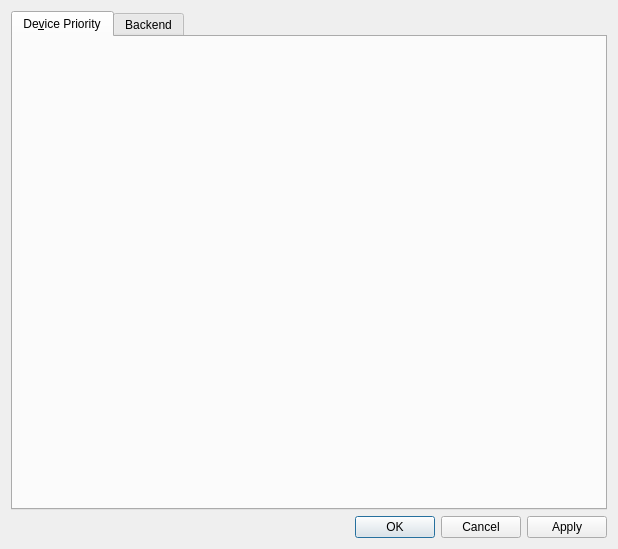
<?xml version="1.0" encoding="UTF-8"?>
<ui version="4.0">
 <class>Settings</class>
 <widget class="QDialog" name="Settings">
  <property name="geometry">
   <rect>
    <x>0</x>
    <y>0</y>
    <width>618</width>
    <height>549</height>
   </rect>
  </property>
  <property name="windowTitle">
   <string>Dialog</string>
  </property>
  <layout class="QVBoxLayout" name="verticalLayout">
   <item>
    <widget class="QTabWidget" name="tabs">
     <property name="windowTitle">
      <string>Multimedia Settings</string>
     </property>
     <property name="windowIcon">
      <iconset theme="preferences-desktop-sound">
       <normaloff>.</normaloff>.</iconset>
     </property>
     <property name="currentIndex">
      <number>0</number>
     </property>
     <widget class="Phonon::DevicePreference" name="devicePreference">
      <attribute name="title">
       <string>De&amp;vice Priority</string>
      </attribute>
     </widget>
     <widget class="BackendSelection" name="backendSelection">
      <attribute name="title">
       <string>Backend</string>
      </attribute>
     </widget>
    </widget>
   </item>
   <item>
    <widget class="QDialogButtonBox" name="buttonBox">
     <property name="standardButtons">
      <set>QDialogButtonBox::Apply|QDialogButtonBox::Cancel|QDialogButtonBox::Ok</set>
     </property>
    </widget>
   </item>
  </layout>
 </widget>
 <customwidgets>
  <customwidget>
   <class>Phonon::DevicePreference</class>
   <extends>QWidget</extends>
   <header location="global">devicepreference.h</header>
   <container>1</container>
  </customwidget>
  <customwidget>
   <class>BackendSelection</class>
   <extends>QWidget</extends>
   <header location="global">backendselection.h</header>
   <container>1</container>
  </customwidget>
 </customwidgets>
 <resources/>
 <connections/>
</ui>
